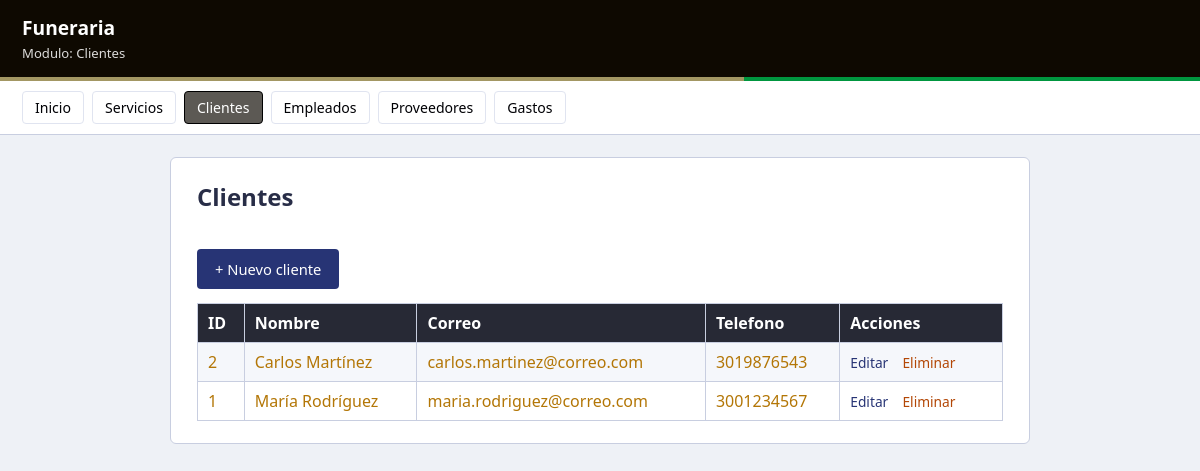
Page /clientes/index.php on the earlier database version.
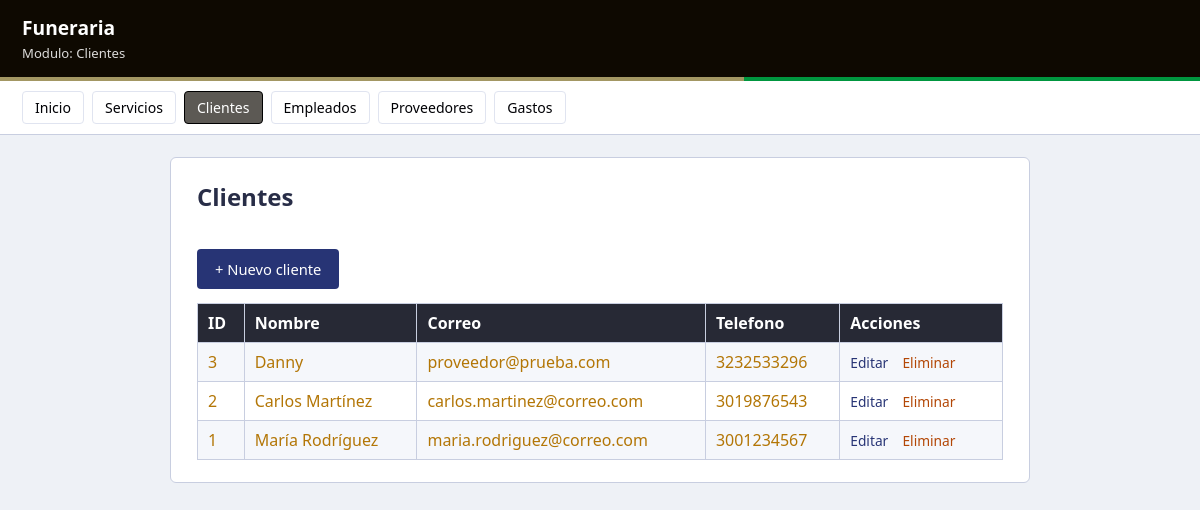
Same page on the later database version.
### tables this page shows
CREATE TABLE clientes (
  id       INTEGER PRIMARY KEY AUTOINCREMENT,
  nombre   TEXT NOT NULL,
  correo   TEXT NOT NULL,
  telefono TEXT,
  foto   TEXT
);

### clientes/index.php (the view, shortened to what this page needs)
<?php
require '../config.php';
$filas = $pdo->query("SELECT * FROM clientes ORDER BY id DESC")->fetchAll(PDO::FETCH_ASSOC);
?>
<!DOCTYPE html>
<html lang="es">
<head><meta charset="utf-8"><title>Clientes</title>
<link rel="stylesheet" href="../css/estilos.css"></head>
<body>
  <div class="barra"><h1> Funeraria</h1><span>Modulo: Clientes</span></div>
  <div class="franja"></div>
  <div class="menu">
    <a href="../index.php">Inicio</a>
    <a href="../servicios/index.php">Servicios</a>
    <a href="../clientes/index.php" class="activo">Clientes</a>
    <a href="../empleados/index.php">Empleados</a>
    <a href="../proveedores/index.php">Proveedores</a>
    <a href="../gastos/index.php">Gastos</a>
  </div>
  <div class="contenedor">
    <h2>Clientes</h2>
    <a class="boton boton-azul" href="crear.php">+ Nuevo cliente</a>
    <table>
      <tr><th>ID</th><th>Nombre</th><th>Correo</th><th>Telefono</th><th>Acciones</th></tr>
      <?php foreach ($filas as $r): ?>
        <tr>
          <td><?php echo $r['id']; ?></td>
          <td><?php echo htmlspecialchars($r['nombre']); ?></td>
          <td><?php echo htmlspecialchars($r['correo']); ?></td>
          <td><?php echo htmlspecialchars($r['telefono']); ?></td>
          <td class="acciones">
            <a href="editar.php?id=<?php echo $r['id']; ?>">Editar</a>
            <a class="borrar" href="eliminar.php?id=<?php echo $r['id']; ?>"
               onclick="return confirm('Eliminar este cliente?');">Eliminar</a>
          </td>
        </tr>
      <?php endforeach; ?>
    </table>
  </div>
</body>
</html>

### css/estilos.css (style rules this page uses)
* { box-sizing: border-box; }
body { font-family: "Segoe UI", Arial, sans-serif; background: #eef1f6; color: #b37606; margin: 0; }
.barra { background: #0e0901; color: #fff; padding: 14px 22px; }
.barra h1 { margin: 0; font-size: 1.2rem; }
.barra span { font-size: .82rem; opacity: .85; }
.franja { height: 4px; background: linear-gradient(90deg, #a39763 0 62%, #00963f 62% 100%); }
.menu { background: #fff; border-bottom: 1px solid #c8cee0; padding: 10px 22px; display: flex; gap: 8px; flex-wrap: wrap; }
.menu a { color: #000105; text-decoration: none; font-size: .88rem; padding: 6px 12px; border-radius: 4px; border: 1px solid #e0e4f0; }
.menu a.activo { background: #5c5954; color: #fff; border-color: #000000; }
.contenedor { max-width: 860px; margin: 22px auto; background: #fff; padding: 22px 26px; border-radius: 6px; border: 1px solid #c8cee0; }
h2 { color: #282d47; margin-top: 0; }
table { width: 100%; border-collapse: collapse; margin-top: 14px; }
th, td { border: 1px solid #c8cee0; padding: 8px 10px; text-align: left; }
th { background: #272935; color: #fff; font-weight: 600; }
tr:nth-child(even) td { background: #f5f7fb; }
.boton, button { display: inline-block; margin-top: 16px; padding: 10px 18px; background: #00963f; color: #fff; border: 0; border-radius: 4px; text-decoration: none; font-size: .92rem; cursor: pointer; }
.boton-azul { background: #273475; }
.acciones a { margin-right: 10px; font-size: .86rem; color: #273475; text-decoration: none; }
.acciones a.borrar { color: #b34706; }

Differences in the rows shown:
added clientes: id "3", nombre "Danny", correo "proveedor@prueba.com", telefono "3232533296"
